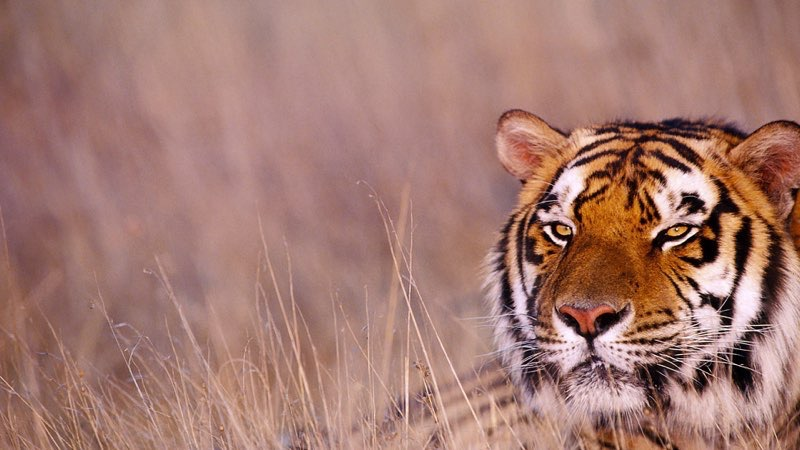
#> input picture input.jpg, 800 x 450 px, found by its file name
$ jupyter execute 'Image Rotations.ipynb'
#> lines starting #> are read from the running program, lines starting #| are printed output that depends on the picture
[cell 1]
#Rotation Matrix
# M = [cosx -sinx
#      sinx  cosx]
# x - the angle of rotation

import numpy as np
import cv2

[cell 2]
image = cv2.imread('C:\\Users\\Zahid\\Desktop\\Deep Learning\\openCVtutorials\\input.jpg')
#> image is the input picture: shape (450, 800, 3); mean B, G, R 113.3, 122.1, 163.8

height , width = image.shape[:2]
#> height = 450; width = 800

rotation_matrix = cv2.getRotationMatrix2D((width/2 , height/2) , 90 , 1)
#rotation matrix parameters = ( center of image , rotation angle , scaling factor)

rotated_image = cv2.warpAffine(image , rotation_matrix , (width , height))
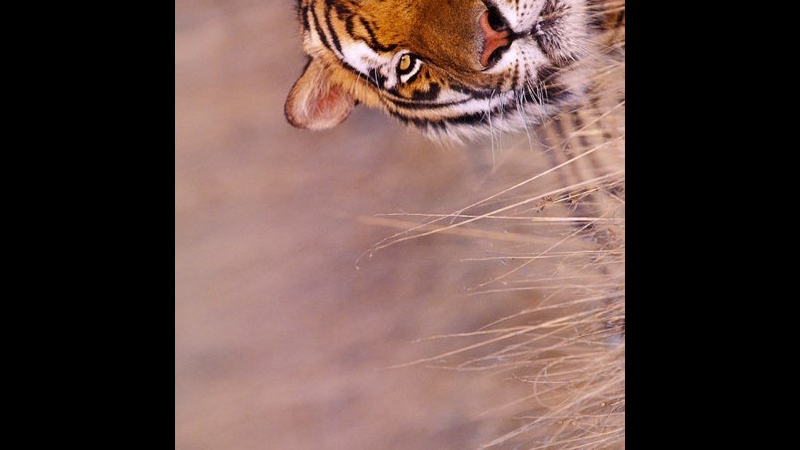
#> rotated_image: shape (450, 800, 3); mean B, G, R 68.5, 73.2, 96.6

cv2.imshow('Rotated Image' , rotated_image)
cv2.waitKey()
cv2.destroyAllWindows()

[cell 3]
#Alternated method to rotate image to avoid black spaces around image as shown previously

rotated_image = cv2.transpose(image)
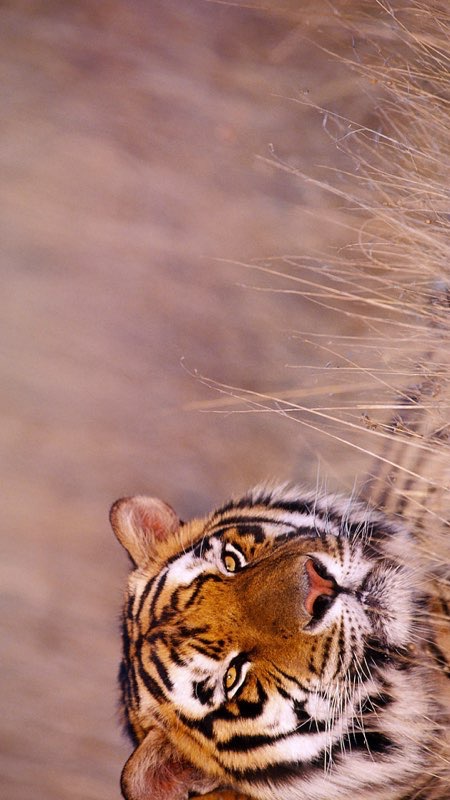
#> rotated_image: shape (800, 450, 3); mean B, G, R 113.3, 122.1, 163.8

cv2.imshow('Rotated Image' , rotated_image)
cv2.waitKey(0)
cv2.destroyAllWindows()
